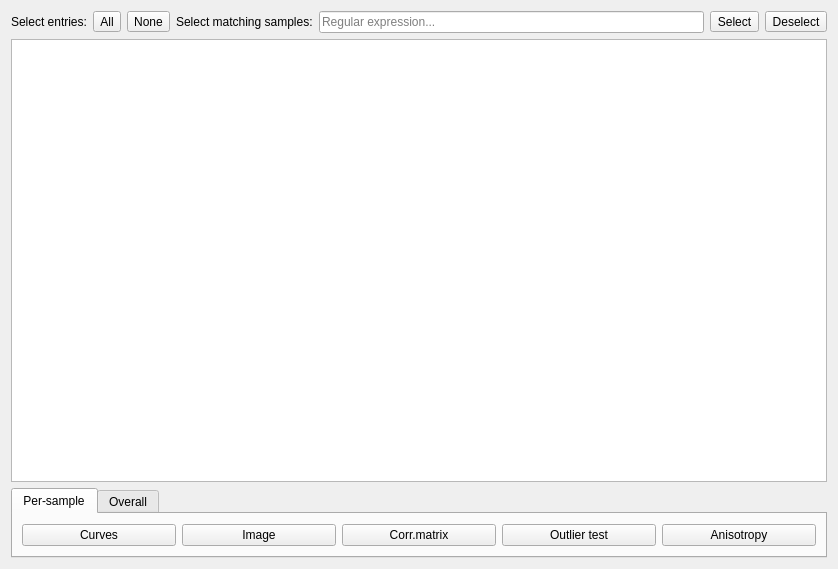
<?xml version="1.0" encoding="UTF-8"?>
<ui version="4.0">
 <class>Form</class>
 <widget class="QWidget" name="Form">
  <property name="geometry">
   <rect>
    <x>0</x>
    <y>0</y>
    <width>838</width>
    <height>569</height>
   </rect>
  </property>
  <property name="windowTitle">
   <string>Results</string>
  </property>
  <layout class="QVBoxLayout" name="verticalLayout">
   <item>
    <layout class="QHBoxLayout" name="horizontalLayout">
     <item>
      <widget class="QLabel" name="label">
       <property name="text">
        <string>Select entries:</string>
       </property>
      </widget>
     </item>
     <item>
      <widget class="QToolButton" name="selectAllSamplesToolButton">
       <property name="text">
        <string>All</string>
       </property>
      </widget>
     </item>
     <item>
      <widget class="QToolButton" name="selectNoSamplesToolButton">
       <property name="text">
        <string>None</string>
       </property>
      </widget>
     </item>
     <item>
      <widget class="QLabel" name="label_2">
       <property name="text">
        <string>Select matching samples:</string>
       </property>
      </widget>
     </item>
     <item>
      <widget class="QLineEdit" name="sampleNameRegexLineEdit">
       <property name="placeholderText">
        <string>Regular expression...</string>
       </property>
      </widget>
     </item>
     <item>
      <widget class="QToolButton" name="selectRegexToolButton">
       <property name="text">
        <string>Select</string>
       </property>
      </widget>
     </item>
     <item>
      <widget class="QToolButton" name="deselectRegexToolButton">
       <property name="text">
        <string>Deselect</string>
       </property>
      </widget>
     </item>
    </layout>
   </item>
   <item>
    <widget class="QTreeView" name="treeView">
     <property name="sizePolicy">
      <sizepolicy hsizetype="Expanding" vsizetype="Expanding">
       <horstretch>0</horstretch>
       <verstretch>1</verstretch>
      </sizepolicy>
     </property>
     <property name="horizontalScrollBarPolicy">
      <enum>Qt::ScrollBarAlwaysOff</enum>
     </property>
     <property name="alternatingRowColors">
      <bool>true</bool>
     </property>
     <property name="selectionMode">
      <enum>QAbstractItemView::ExtendedSelection</enum>
     </property>
     <property name="rootIsDecorated">
      <bool>false</bool>
     </property>
     <property name="uniformRowHeights">
      <bool>true</bool>
     </property>
     <property name="itemsExpandable">
      <bool>false</bool>
     </property>
     <property name="sortingEnabled">
      <bool>true</bool>
     </property>
     <property name="allColumnsShowFocus">
      <bool>true</bool>
     </property>
    </widget>
   </item>
   <item>
    <widget class="QTabWidget" name="tabWidget">
     <property name="currentIndex">
      <number>0</number>
     </property>
     <widget class="QWidget" name="perSampleTab">
      <attribute name="title">
       <string>Per-sample</string>
      </attribute>
      <layout class="QGridLayout" name="gridLayout_2">
       <item row="0" column="1">
        <widget class="QPushButton" name="perSampleImagePushButton">
         <property name="text">
          <string>Image</string>
         </property>
         <property name="icon">
          <iconset resource="../../resource/icons/icons.qrc">
           <normaloff>:/icons/exposureviewer.svg</normaloff>:/icons/exposureviewer.svg</iconset>
         </property>
        </widget>
       </item>
       <item row="0" column="2">
        <widget class="QPushButton" name="perSampleCorrelationMatrixPushButton">
         <property name="text">
          <string>Corr.matrix</string>
         </property>
        </widget>
       </item>
       <item row="0" column="0">
        <widget class="QPushButton" name="perSampleCurvesPushButton">
         <property name="text">
          <string>Curves</string>
         </property>
        </widget>
       </item>
       <item row="0" column="3">
        <widget class="QPushButton" name="perSampleOutlierTestPushButton">
         <property name="text">
          <string>Outlier test</string>
         </property>
        </widget>
       </item>
       <item row="0" column="4">
        <widget class="QPushButton" name="perSampleAnisotropyPushButton">
         <property name="text">
          <string>Anisotropy</string>
         </property>
         <property name="icon">
          <iconset resource="../../resource/icons/icons.qrc">
           <normaloff>:/icons/anisotropy.svg</normaloff>:/icons/anisotropy.svg</iconset>
         </property>
        </widget>
       </item>
      </layout>
     </widget>
     <widget class="QWidget" name="overallTab">
      <attribute name="title">
       <string>Overall</string>
      </attribute>
      <layout class="QGridLayout" name="gridLayout">
       <item row="0" column="0">
        <widget class="QPushButton" name="overallCurvesPushButton">
         <property name="text">
          <string>Curves</string>
         </property>
        </widget>
       </item>
       <item row="0" column="1">
        <widget class="QPushButton" name="overallTransmissionPushButton">
         <property name="text">
          <string>Transmission</string>
         </property>
         <property name="icon">
          <iconset resource="../../resource/icons/icons.qrc">
           <normaloff>:/icons/transmission.svg</normaloff>:/icons/transmission.svg</iconset>
         </property>
        </widget>
       </item>
       <item row="0" column="2">
        <widget class="QPushButton" name="overallExposureTimePushButton">
         <property name="text">
          <string>Exposure time</string>
         </property>
        </widget>
       </item>
       <item row="0" column="3">
        <widget class="QPushButton" name="overallVacuumFluxPushButton">
         <property name="text">
          <string>Vacuum &amp;&amp; flux</string>
         </property>
        </widget>
       </item>
      </layout>
     </widget>
    </widget>
   </item>
  </layout>
 </widget>
 <tabstops>
  <tabstop>selectAllSamplesToolButton</tabstop>
  <tabstop>selectNoSamplesToolButton</tabstop>
  <tabstop>sampleNameRegexLineEdit</tabstop>
  <tabstop>selectRegexToolButton</tabstop>
  <tabstop>treeView</tabstop>
  <tabstop>tabWidget</tabstop>
  <tabstop>perSampleCurvesPushButton</tabstop>
  <tabstop>perSampleImagePushButton</tabstop>
  <tabstop>perSampleCorrelationMatrixPushButton</tabstop>
  <tabstop>perSampleOutlierTestPushButton</tabstop>
  <tabstop>perSampleAnisotropyPushButton</tabstop>
  <tabstop>overallCurvesPushButton</tabstop>
  <tabstop>overallTransmissionPushButton</tabstop>
  <tabstop>overallExposureTimePushButton</tabstop>
  <tabstop>overallVacuumFluxPushButton</tabstop>
 </tabstops>
 <resources>
  <include location="../../resource/icons/icons.qrc"/>
 </resources>
 <connections/>
</ui>
